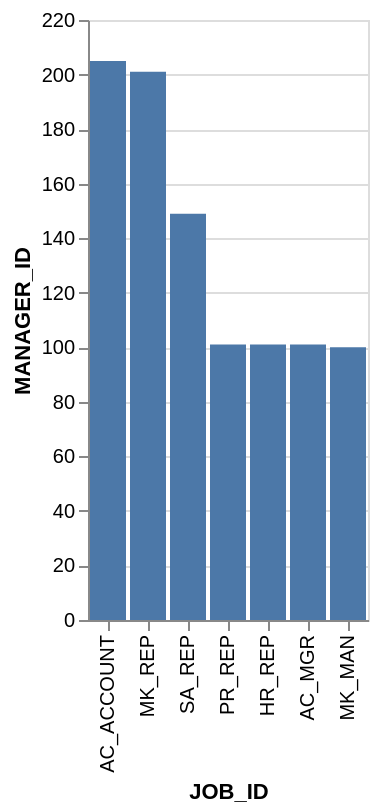

Specify this chart in Vega-Lite:
### Vega-Lite specification from a JSON file in a GitHub repository (floating-point values rounded to 4 significant figures)
{"data": {"values": [{"x_data": "AC_ACCOUNT", "y_data": 205}, {"x_data": "MK_REP", "y_data": 201}, {"x_data": "SA_REP", "y_data": 149}, {"x_data": "PR_REP", "y_data": 101}, {"x_data": "HR_REP", "y_data": 101}, {"x_data": "AC_MGR", "y_data": 101}, {"x_data": "MK_MAN", "y_data": 100}]}, "mark": "bar", "encoding": {"x": {"field": "x_data", "type": "nominal", "title": "JOB_ID", "sort": {"op": "sum", "field": "y_data", "order": "descending"}}, "y": {"field": "y_data", "type": "quantitative", "title": "MANAGER_ID"}}}
